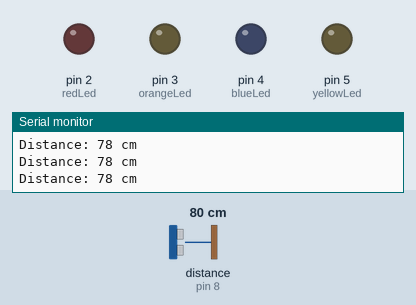
Recording of a sketch running on a simulated Arduino Uno, built with avr-gcc and run on an emulated ATmega328P. Shown: output pins drawn as LEDs (lit = HIGH), the last lines printed to the serial monitor. Wiring (inferred from the names in the program): ultrasonic range finder: trigger pin 7; echo pin 8. The test bench sets the inputs (shaded band); at power-on: distance to the obstacle (sensor on pin 8) 80 cm. The echo pulse lasts 58.3 µs per cm; pins used as bus, display or sensor lines are not drawn.

Above: at 1.2 s.
1.3 s: distance to the obstacle (sensor on pin 8) set to 45 cm
2.8 s: distance to the obstacle (sensor on pin 8) set to 37 cm
At 3.3 s:
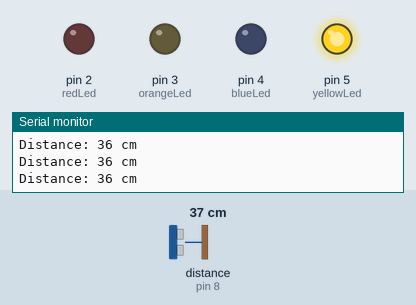
4.3 s: distance to the obstacle (sensor on pin 8) set to 29 cm
At 4.8 s:
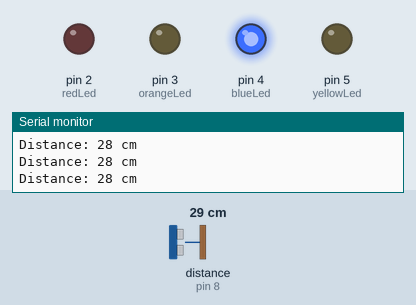
5.8 s: distance to the obstacle (sensor on pin 8) set to 23 cm
7.3 s: distance to the obstacle (sensor on pin 8) set to 19 cm
At 8.3 s:
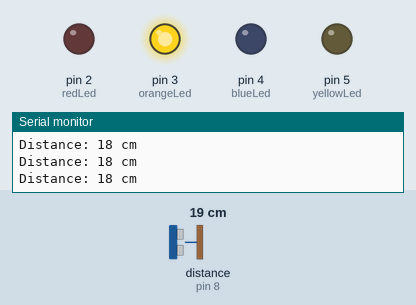
8.8 s: distance to the obstacle (sensor on pin 8) set to 9 cm
At 9.2 s:
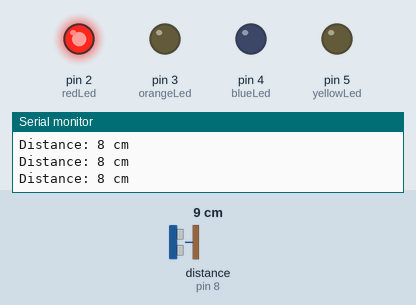
Timing chart, 0 to 11.3 s (numbered marks = the images above; inputs shaded):
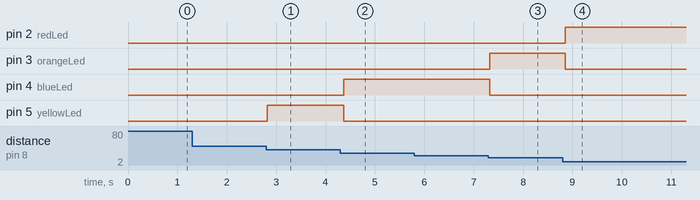

Measured:
- the behaviour switches between 42 and 41 cm on distance to the obstacle (sensor on pin 8) (found by bisection; images 0 and 1)
- the behaviour switches between 32 and 31 cm on distance to the obstacle (sensor on pin 8) (found by bisection; images 1 and 2)
- the behaviour switches between 22 and 21 cm on distance to the obstacle (sensor on pin 8) (found by bisection; images 2 and 3)
- after the input at 2.8 s, pin 5 (yellowLed): LOW → HIGH at once
- after the input at 4.3 s, pin 4 (blueLed): LOW → HIGH after 0.06 s; pin 5 (yellowLed): HIGH → LOW after 0.06 s
- after the input at 7.3 s, pin 3 (orangeLed): LOW → HIGH at once; pin 4 (blueLed): HIGH → LOW at once
- after the input at 8.8 s, pin 2 (redLed): LOW → HIGH after 0.06 s; pin 3 (orangeLed): HIGH → LOW after 0.06 s

The sketch:

ultrasonicSensor.ino
```cpp
const int trigPin = 7;
const int echoPin = 8;

const int yellowLed = 5;
const int blueLed = 4;
const int orangeLed = 3;
const int redLed = 2;

void setup() {
  pinMode(trigPin, OUTPUT);
  pinMode(echoPin, INPUT);

  pinMode(yellowLed, OUTPUT);
  pinMode(blueLed, OUTPUT);
  pinMode(orangeLed, OUTPUT);
  pinMode(redLed, OUTPUT);

  Serial.begin(9600);
}

void loop() {
  digitalWrite(trigPin, LOW);
  delayMicroseconds(2);
  digitalWrite(trigPin, HIGH);
  delayMicroseconds(10);
  digitalWrite(trigPin, LOW);

  long duration = pulseIn(echoPin, HIGH);
  int distance = duration * 0.034 / 2;

  Serial.print("Distance: ");
  Serial.print(distance);
  Serial.println(" cm");

  digitalWrite(yellowLed, (distance > 30 && distance <= 40) ? HIGH : LOW);
  digitalWrite(blueLed,   (distance > 20 && distance <= 30) ? HIGH : LOW);
  digitalWrite(orangeLed, (distance > 10 && distance <= 20) ? HIGH : LOW);
  digitalWrite(redLed,    (distance > 0  && distance <= 10) ? HIGH : LOW);


  delay(100);
}
```
